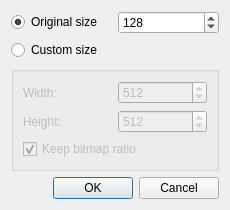
<?xml version="1.0" encoding="UTF-8"?>
<ui version="4.0">
 <class>SnapshotDialog</class>
 <widget class="QDialog" name="SnapshotDialog">
  <property name="geometry">
   <rect>
    <x>0</x>
    <y>0</y>
    <width>230</width>
    <height>187</height>
   </rect>
  </property>
  <property name="windowTitle">
   <string>Snapshot</string>
  </property>
  <layout class="QGridLayout" name="gridLayout_2">
   <item row="0" column="0">
    <layout class="QHBoxLayout" name="horizontalLayout">
     <item>
      <widget class="QRadioButton" name="originalSizeRadioButton">
       <property name="text">
        <string>Original size</string>
       </property>
       <property name="checked">
        <bool>true</bool>
       </property>
      </widget>
     </item>
     <item>
      <widget class="QSpinBox" name="resSpinBox">
       <property name="maximum">
        <number>1024</number>
       </property>
       <property name="value">
        <number>128</number>
       </property>
      </widget>
     </item>
    </layout>
   </item>
   <item row="1" column="0">
    <widget class="QRadioButton" name="customSizeRadioButton">
     <property name="enabled">
      <bool>true</bool>
     </property>
     <property name="text">
      <string>Custom size</string>
     </property>
    </widget>
   </item>
   <item row="2" column="0">
    <widget class="QGroupBox" name="groupBox">
     <property name="enabled">
      <bool>false</bool>
     </property>
     <property name="title">
      <string/>
     </property>
     <layout class="QGridLayout" name="gridLayout">
      <item row="0" column="1">
       <widget class="QSpinBox" name="widthSpinBox">
        <property name="maximum">
         <number>99999</number>
        </property>
        <property name="value">
         <number>512</number>
        </property>
       </widget>
      </item>
      <item row="1" column="0">
       <widget class="QLabel" name="label_2">
        <property name="enabled">
         <bool>false</bool>
        </property>
        <property name="text">
         <string>Height:</string>
        </property>
        <property name="buddy">
         <cstring>heightSpinBox</cstring>
        </property>
       </widget>
      </item>
      <item row="1" column="1">
       <widget class="QSpinBox" name="heightSpinBox">
        <property name="enabled">
         <bool>false</bool>
        </property>
        <property name="maximum">
         <number>99999</number>
        </property>
        <property name="value">
         <number>512</number>
        </property>
       </widget>
      </item>
      <item row="0" column="0">
       <widget class="QLabel" name="label">
        <property name="text">
         <string>Width:</string>
        </property>
        <property name="buddy">
         <cstring>widthSpinBox</cstring>
        </property>
       </widget>
      </item>
      <item row="2" column="0" colspan="2">
       <widget class="QCheckBox" name="keepRatioCheckBox">
        <property name="text">
         <string>Keep bitmap ratio</string>
        </property>
        <property name="checked">
         <bool>true</bool>
        </property>
       </widget>
      </item>
     </layout>
    </widget>
   </item>
   <item row="3" column="0">
    <widget class="QDialogButtonBox" name="buttonBox">
     <property name="orientation">
      <enum>Qt::Horizontal</enum>
     </property>
     <property name="standardButtons">
      <set>QDialogButtonBox::Cancel|QDialogButtonBox::Ok</set>
     </property>
    </widget>
   </item>
  </layout>
 </widget>
 <tabstops>
  <tabstop>originalSizeRadioButton</tabstop>
  <tabstop>customSizeRadioButton</tabstop>
  <tabstop>widthSpinBox</tabstop>
  <tabstop>heightSpinBox</tabstop>
  <tabstop>keepRatioCheckBox</tabstop>
  <tabstop>buttonBox</tabstop>
 </tabstops>
 <resources/>
 <connections>
  <connection>
   <sender>buttonBox</sender>
   <signal>accepted()</signal>
   <receiver>SnapshotDialog</receiver>
   <slot>accept()</slot>
   <hints>
    <hint type="sourcelabel">
     <x>227</x>
     <y>164</y>
    </hint>
    <hint type="destinationlabel">
     <x>157</x>
     <y>158</y>
    </hint>
   </hints>
  </connection>
  <connection>
   <sender>buttonBox</sender>
   <signal>rejected()</signal>
   <receiver>SnapshotDialog</receiver>
   <slot>reject()</slot>
   <hints>
    <hint type="sourcelabel">
     <x>276</x>
     <y>170</y>
    </hint>
    <hint type="destinationlabel">
     <x>285</x>
     <y>158</y>
    </hint>
   </hints>
  </connection>
  <connection>
   <sender>customSizeRadioButton</sender>
   <signal>toggled(bool)</signal>
   <receiver>groupBox</receiver>
   <slot>setEnabled(bool)</slot>
   <hints>
    <hint type="sourcelabel">
     <x>59</x>
     <y>39</y>
    </hint>
    <hint type="destinationlabel">
     <x>78</x>
     <y>62</y>
    </hint>
   </hints>
  </connection>
  <connection>
   <sender>keepRatioCheckBox</sender>
   <signal>toggled(bool)</signal>
   <receiver>heightSpinBox</receiver>
   <slot>setDisabled(bool)</slot>
   <hints>
    <hint type="sourcelabel">
     <x>84</x>
     <y>122</y>
    </hint>
    <hint type="destinationlabel">
     <x>178</x>
     <y>106</y>
    </hint>
   </hints>
  </connection>
  <connection>
   <sender>keepRatioCheckBox</sender>
   <signal>toggled(bool)</signal>
   <receiver>label_2</receiver>
   <slot>setDisabled(bool)</slot>
   <hints>
    <hint type="sourcelabel">
     <x>55</x>
     <y>129</y>
    </hint>
    <hint type="destinationlabel">
     <x>48</x>
     <y>103</y>
    </hint>
   </hints>
  </connection>
 </connections>
</ui>
